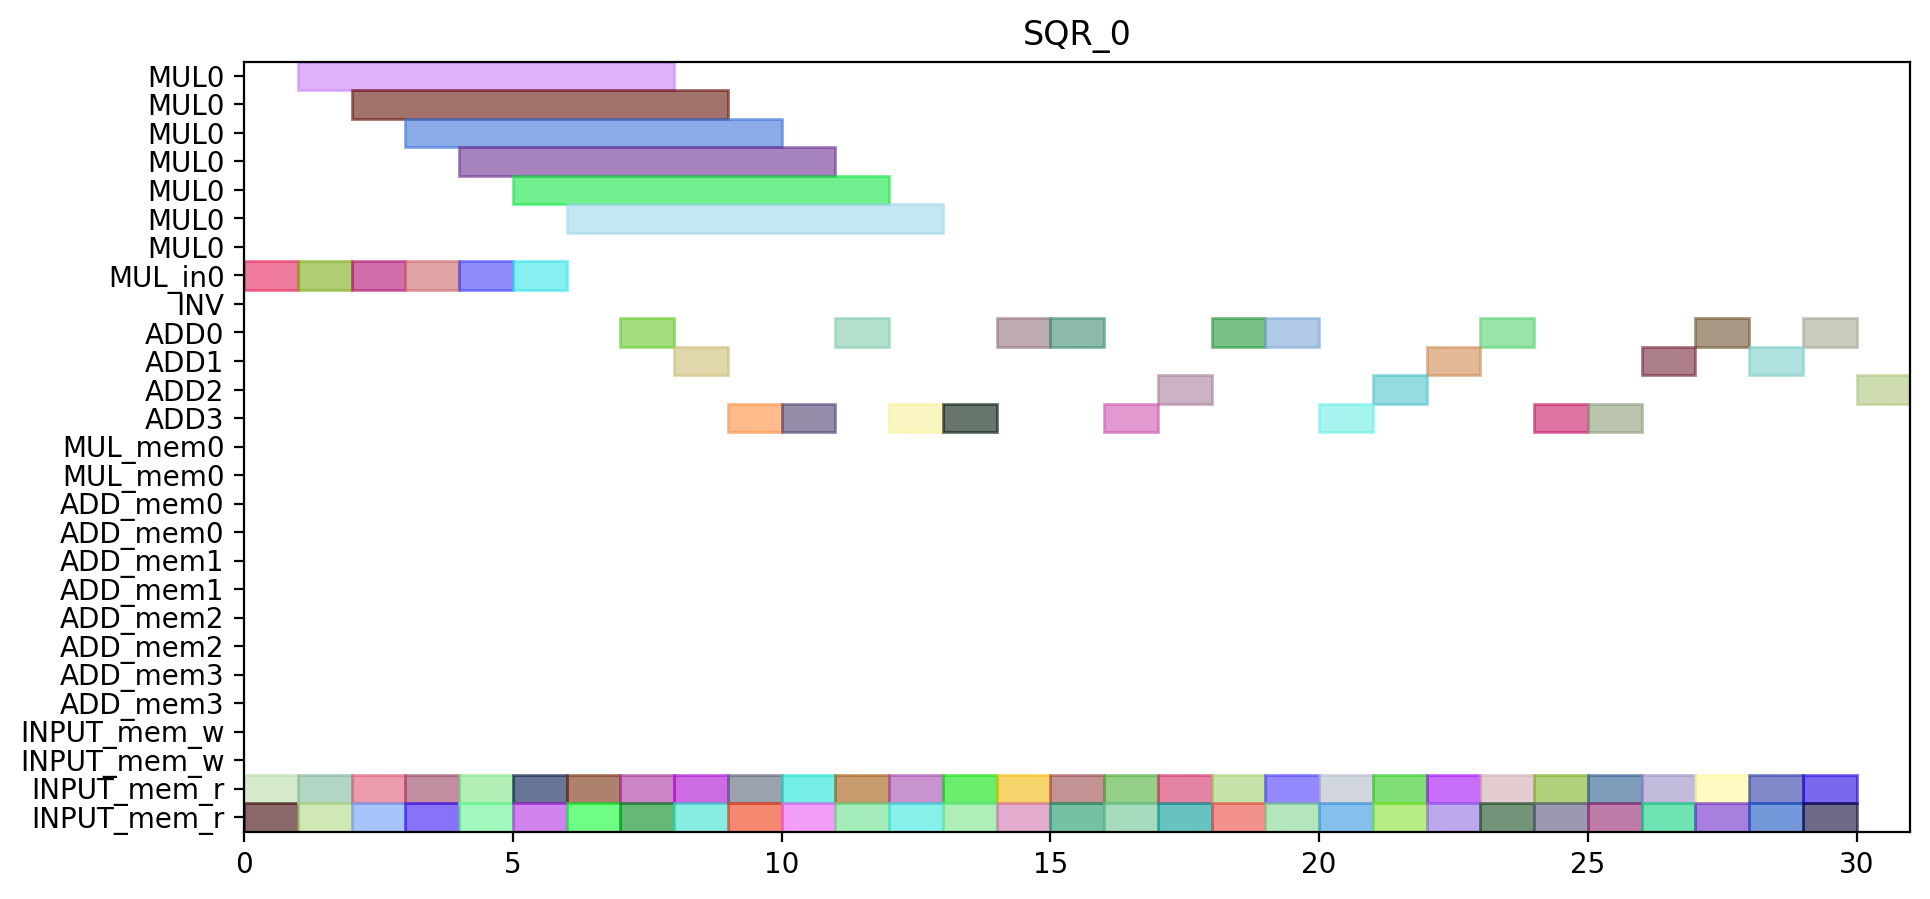

Recreate this plot in Python.
from pyschedule import Scenario, solvers, plotters, alt


def solve():
	horizon = 90
	S = Scenario("SQR_0", horizon=horizon)

	# resource
	MUL = S.Resources('MUL', num=1, size=7)
	MUL_in = S.Resources('MUL_in', num=1)
	INV = S.Resource('INV')
	ADD = S.Resources('ADD', num=4, periods=range(1, horizon))
	MUL_mem = S.Resources('MUL_mem', num=1, size=2)
	ADD_mem = S.Resources('ADD_mem', num=4, size=2)
	INPUT_mem_w = S.Resource('INPUT_mem_w', size=2)
	INPUT_mem_r = S.Resource('INPUT_mem_r', size=2)

	# result of previous scheduling

	# new tasks
	c_t0_a1_0 = S.Task('c_t0_a1_0', length=1, delay_cost=1)
	c_t0_a1_0 += alt(ADD)

	c_t0_a1_0_mem0 = S.Task('c_t0_a1_0_mem0', length=1, delay_cost=1)
	c_t0_a1_0_mem0 += INPUT_mem_r
	S += c_t0_a1_0_mem0 <= c_t0_a1_0

	c_t0_a1_0_mem1 = S.Task('c_t0_a1_0_mem1', length=1, delay_cost=1)
	c_t0_a1_0_mem1 += INPUT_mem_r
	S += c_t0_a1_0_mem1 <= c_t0_a1_0

	c_t0_a1_1 = S.Task('c_t0_a1_1', length=1, delay_cost=1)
	c_t0_a1_1 += alt(ADD)

	c_t0_a1_1_mem0 = S.Task('c_t0_a1_1_mem0', length=1, delay_cost=1)
	c_t0_a1_1_mem0 += INPUT_mem_r
	S += c_t0_a1_1_mem0 <= c_t0_a1_1

	c_t0_a1_1_mem1 = S.Task('c_t0_a1_1_mem1', length=1, delay_cost=1)
	c_t0_a1_1_mem1 += INPUT_mem_r
	S += c_t0_a1_1_mem1 <= c_t0_a1_1

	c_t0_t10 = S.Task('c_t0_t10', length=1, delay_cost=1)
	c_t0_t10 += alt(ADD)

	c_t0_t10_mem0 = S.Task('c_t0_t10_mem0', length=1, delay_cost=1)
	c_t0_t10_mem0 += INPUT_mem_r
	S += c_t0_t10_mem0 <= c_t0_t10

	c_t0_t10_mem1 = S.Task('c_t0_t10_mem1', length=1, delay_cost=1)
	c_t0_t10_mem1 += INPUT_mem_r
	S += c_t0_t10_mem1 <= c_t0_t10

	c_t0_t11 = S.Task('c_t0_t11', length=1, delay_cost=1)
	c_t0_t11 += alt(ADD)

	c_t0_t11_mem0 = S.Task('c_t0_t11_mem0', length=1, delay_cost=1)
	c_t0_t11_mem0 += INPUT_mem_r
	S += c_t0_t11_mem0 <= c_t0_t11

	c_t0_t11_mem1 = S.Task('c_t0_t11_mem1', length=1, delay_cost=1)
	c_t0_t11_mem1 += INPUT_mem_r
	S += c_t0_t11_mem1 <= c_t0_t11

	c_t0_t3_t0_in = S.Task('c_t0_t3_t0_in', length=1, delay_cost=1)
	c_t0_t3_t0_in += alt(MUL_in)
	c_t0_t3_t0 = S.Task('c_t0_t3_t0', length=7, delay_cost=1)
	c_t0_t3_t0 += alt(MUL)
	S += c_t0_t3_t0>=c_t0_t3_t0_in

	c_t0_t3_t0_mem0 = S.Task('c_t0_t3_t0_mem0', length=1, delay_cost=1)
	c_t0_t3_t0_mem0 += INPUT_mem_r
	S += c_t0_t3_t0_mem0 <= c_t0_t3_t0

	c_t0_t3_t0_mem1 = S.Task('c_t0_t3_t0_mem1', length=1, delay_cost=1)
	c_t0_t3_t0_mem1 += INPUT_mem_r
	S += c_t0_t3_t0_mem1 <= c_t0_t3_t0

	c_t0_t3_t1_in = S.Task('c_t0_t3_t1_in', length=1, delay_cost=1)
	c_t0_t3_t1_in += alt(MUL_in)
	c_t0_t3_t1 = S.Task('c_t0_t3_t1', length=7, delay_cost=1)
	c_t0_t3_t1 += alt(MUL)
	S += c_t0_t3_t1>=c_t0_t3_t1_in

	c_t0_t3_t1_mem0 = S.Task('c_t0_t3_t1_mem0', length=1, delay_cost=1)
	c_t0_t3_t1_mem0 += INPUT_mem_r
	S += c_t0_t3_t1_mem0 <= c_t0_t3_t1

	c_t0_t3_t1_mem1 = S.Task('c_t0_t3_t1_mem1', length=1, delay_cost=1)
	c_t0_t3_t1_mem1 += INPUT_mem_r
	S += c_t0_t3_t1_mem1 <= c_t0_t3_t1

	c_t0_t3_t2 = S.Task('c_t0_t3_t2', length=1, delay_cost=1)
	c_t0_t3_t2 += alt(ADD)

	c_t0_t3_t2_mem0 = S.Task('c_t0_t3_t2_mem0', length=1, delay_cost=1)
	c_t0_t3_t2_mem0 += INPUT_mem_r
	S += c_t0_t3_t2_mem0 <= c_t0_t3_t2

	c_t0_t3_t2_mem1 = S.Task('c_t0_t3_t2_mem1', length=1, delay_cost=1)
	c_t0_t3_t2_mem1 += INPUT_mem_r
	S += c_t0_t3_t2_mem1 <= c_t0_t3_t2

	c_t0_t3_t3 = S.Task('c_t0_t3_t3', length=1, delay_cost=1)
	c_t0_t3_t3 += alt(ADD)

	c_t0_t3_t3_mem0 = S.Task('c_t0_t3_t3_mem0', length=1, delay_cost=1)
	c_t0_t3_t3_mem0 += INPUT_mem_r
	S += c_t0_t3_t3_mem0 <= c_t0_t3_t3

	c_t0_t3_t3_mem1 = S.Task('c_t0_t3_t3_mem1', length=1, delay_cost=1)
	c_t0_t3_t3_mem1 += INPUT_mem_r
	S += c_t0_t3_t3_mem1 <= c_t0_t3_t3

	c_t1_a1_0 = S.Task('c_t1_a1_0', length=1, delay_cost=1)
	c_t1_a1_0 += alt(ADD)

	c_t1_a1_0_mem0 = S.Task('c_t1_a1_0_mem0', length=1, delay_cost=1)
	c_t1_a1_0_mem0 += INPUT_mem_r
	S += c_t1_a1_0_mem0 <= c_t1_a1_0

	c_t1_a1_0_mem1 = S.Task('c_t1_a1_0_mem1', length=1, delay_cost=1)
	c_t1_a1_0_mem1 += INPUT_mem_r
	S += c_t1_a1_0_mem1 <= c_t1_a1_0

	c_t1_a1_1 = S.Task('c_t1_a1_1', length=1, delay_cost=1)
	c_t1_a1_1 += alt(ADD)

	c_t1_a1_1_mem0 = S.Task('c_t1_a1_1_mem0', length=1, delay_cost=1)
	c_t1_a1_1_mem0 += INPUT_mem_r
	S += c_t1_a1_1_mem0 <= c_t1_a1_1

	c_t1_a1_1_mem1 = S.Task('c_t1_a1_1_mem1', length=1, delay_cost=1)
	c_t1_a1_1_mem1 += INPUT_mem_r
	S += c_t1_a1_1_mem1 <= c_t1_a1_1

	c_t1_t10 = S.Task('c_t1_t10', length=1, delay_cost=1)
	c_t1_t10 += alt(ADD)

	c_t1_t10_mem0 = S.Task('c_t1_t10_mem0', length=1, delay_cost=1)
	c_t1_t10_mem0 += INPUT_mem_r
	S += c_t1_t10_mem0 <= c_t1_t10

	c_t1_t10_mem1 = S.Task('c_t1_t10_mem1', length=1, delay_cost=1)
	c_t1_t10_mem1 += INPUT_mem_r
	S += c_t1_t10_mem1 <= c_t1_t10

	c_t1_t11 = S.Task('c_t1_t11', length=1, delay_cost=1)
	c_t1_t11 += alt(ADD)

	c_t1_t11_mem0 = S.Task('c_t1_t11_mem0', length=1, delay_cost=1)
	c_t1_t11_mem0 += INPUT_mem_r
	S += c_t1_t11_mem0 <= c_t1_t11

	c_t1_t11_mem1 = S.Task('c_t1_t11_mem1', length=1, delay_cost=1)
	c_t1_t11_mem1 += INPUT_mem_r
	S += c_t1_t11_mem1 <= c_t1_t11

	c_t1_t3_t0_in = S.Task('c_t1_t3_t0_in', length=1, delay_cost=1)
	c_t1_t3_t0_in += alt(MUL_in)
	c_t1_t3_t0 = S.Task('c_t1_t3_t0', length=7, delay_cost=1)
	c_t1_t3_t0 += alt(MUL)
	S += c_t1_t3_t0>=c_t1_t3_t0_in

	c_t1_t3_t0_mem0 = S.Task('c_t1_t3_t0_mem0', length=1, delay_cost=1)
	c_t1_t3_t0_mem0 += INPUT_mem_r
	S += c_t1_t3_t0_mem0 <= c_t1_t3_t0

	c_t1_t3_t0_mem1 = S.Task('c_t1_t3_t0_mem1', length=1, delay_cost=1)
	c_t1_t3_t0_mem1 += INPUT_mem_r
	S += c_t1_t3_t0_mem1 <= c_t1_t3_t0

	c_t1_t3_t1_in = S.Task('c_t1_t3_t1_in', length=1, delay_cost=1)
	c_t1_t3_t1_in += alt(MUL_in)
	c_t1_t3_t1 = S.Task('c_t1_t3_t1', length=7, delay_cost=1)
	c_t1_t3_t1 += alt(MUL)
	S += c_t1_t3_t1>=c_t1_t3_t1_in

	c_t1_t3_t1_mem0 = S.Task('c_t1_t3_t1_mem0', length=1, delay_cost=1)
	c_t1_t3_t1_mem0 += INPUT_mem_r
	S += c_t1_t3_t1_mem0 <= c_t1_t3_t1

	c_t1_t3_t1_mem1 = S.Task('c_t1_t3_t1_mem1', length=1, delay_cost=1)
	c_t1_t3_t1_mem1 += INPUT_mem_r
	S += c_t1_t3_t1_mem1 <= c_t1_t3_t1

	c_t1_t3_t2 = S.Task('c_t1_t3_t2', length=1, delay_cost=1)
	c_t1_t3_t2 += alt(ADD)

	c_t1_t3_t2_mem0 = S.Task('c_t1_t3_t2_mem0', length=1, delay_cost=1)
	c_t1_t3_t2_mem0 += INPUT_mem_r
	S += c_t1_t3_t2_mem0 <= c_t1_t3_t2

	c_t1_t3_t2_mem1 = S.Task('c_t1_t3_t2_mem1', length=1, delay_cost=1)
	c_t1_t3_t2_mem1 += INPUT_mem_r
	S += c_t1_t3_t2_mem1 <= c_t1_t3_t2

	c_t1_t3_t3 = S.Task('c_t1_t3_t3', length=1, delay_cost=1)
	c_t1_t3_t3 += alt(ADD)

	c_t1_t3_t3_mem0 = S.Task('c_t1_t3_t3_mem0', length=1, delay_cost=1)
	c_t1_t3_t3_mem0 += INPUT_mem_r
	S += c_t1_t3_t3_mem0 <= c_t1_t3_t3

	c_t1_t3_t3_mem1 = S.Task('c_t1_t3_t3_mem1', length=1, delay_cost=1)
	c_t1_t3_t3_mem1 += INPUT_mem_r
	S += c_t1_t3_t3_mem1 <= c_t1_t3_t3

	c_t2_a1_0 = S.Task('c_t2_a1_0', length=1, delay_cost=1)
	c_t2_a1_0 += alt(ADD)

	c_t2_a1_0_mem0 = S.Task('c_t2_a1_0_mem0', length=1, delay_cost=1)
	c_t2_a1_0_mem0 += INPUT_mem_r
	S += c_t2_a1_0_mem0 <= c_t2_a1_0

	c_t2_a1_0_mem1 = S.Task('c_t2_a1_0_mem1', length=1, delay_cost=1)
	c_t2_a1_0_mem1 += INPUT_mem_r
	S += c_t2_a1_0_mem1 <= c_t2_a1_0

	c_t2_a1_1 = S.Task('c_t2_a1_1', length=1, delay_cost=1)
	c_t2_a1_1 += alt(ADD)

	c_t2_a1_1_mem0 = S.Task('c_t2_a1_1_mem0', length=1, delay_cost=1)
	c_t2_a1_1_mem0 += INPUT_mem_r
	S += c_t2_a1_1_mem0 <= c_t2_a1_1

	c_t2_a1_1_mem1 = S.Task('c_t2_a1_1_mem1', length=1, delay_cost=1)
	c_t2_a1_1_mem1 += INPUT_mem_r
	S += c_t2_a1_1_mem1 <= c_t2_a1_1

	c_t2_t10 = S.Task('c_t2_t10', length=1, delay_cost=1)
	c_t2_t10 += alt(ADD)

	c_t2_t10_mem0 = S.Task('c_t2_t10_mem0', length=1, delay_cost=1)
	c_t2_t10_mem0 += INPUT_mem_r
	S += c_t2_t10_mem0 <= c_t2_t10

	c_t2_t10_mem1 = S.Task('c_t2_t10_mem1', length=1, delay_cost=1)
	c_t2_t10_mem1 += INPUT_mem_r
	S += c_t2_t10_mem1 <= c_t2_t10

	c_t2_t11 = S.Task('c_t2_t11', length=1, delay_cost=1)
	c_t2_t11 += alt(ADD)

	c_t2_t11_mem0 = S.Task('c_t2_t11_mem0', length=1, delay_cost=1)
	c_t2_t11_mem0 += INPUT_mem_r
	S += c_t2_t11_mem0 <= c_t2_t11

	c_t2_t11_mem1 = S.Task('c_t2_t11_mem1', length=1, delay_cost=1)
	c_t2_t11_mem1 += INPUT_mem_r
	S += c_t2_t11_mem1 <= c_t2_t11

	c_t2_t3_t0_in = S.Task('c_t2_t3_t0_in', length=1, delay_cost=1)
	c_t2_t3_t0_in += alt(MUL_in)
	c_t2_t3_t0 = S.Task('c_t2_t3_t0', length=7, delay_cost=1)
	c_t2_t3_t0 += alt(MUL)
	S += c_t2_t3_t0>=c_t2_t3_t0_in

	c_t2_t3_t0_mem0 = S.Task('c_t2_t3_t0_mem0', length=1, delay_cost=1)
	c_t2_t3_t0_mem0 += INPUT_mem_r
	S += c_t2_t3_t0_mem0 <= c_t2_t3_t0

	c_t2_t3_t0_mem1 = S.Task('c_t2_t3_t0_mem1', length=1, delay_cost=1)
	c_t2_t3_t0_mem1 += INPUT_mem_r
	S += c_t2_t3_t0_mem1 <= c_t2_t3_t0

	c_t2_t3_t1_in = S.Task('c_t2_t3_t1_in', length=1, delay_cost=1)
	c_t2_t3_t1_in += alt(MUL_in)
	c_t2_t3_t1 = S.Task('c_t2_t3_t1', length=7, delay_cost=1)
	c_t2_t3_t1 += alt(MUL)
	S += c_t2_t3_t1>=c_t2_t3_t1_in

	c_t2_t3_t1_mem0 = S.Task('c_t2_t3_t1_mem0', length=1, delay_cost=1)
	c_t2_t3_t1_mem0 += INPUT_mem_r
	S += c_t2_t3_t1_mem0 <= c_t2_t3_t1

	c_t2_t3_t1_mem1 = S.Task('c_t2_t3_t1_mem1', length=1, delay_cost=1)
	c_t2_t3_t1_mem1 += INPUT_mem_r
	S += c_t2_t3_t1_mem1 <= c_t2_t3_t1

	c_t2_t3_t2 = S.Task('c_t2_t3_t2', length=1, delay_cost=1)
	c_t2_t3_t2 += alt(ADD)

	c_t2_t3_t2_mem0 = S.Task('c_t2_t3_t2_mem0', length=1, delay_cost=1)
	c_t2_t3_t2_mem0 += INPUT_mem_r
	S += c_t2_t3_t2_mem0 <= c_t2_t3_t2

	c_t2_t3_t2_mem1 = S.Task('c_t2_t3_t2_mem1', length=1, delay_cost=1)
	c_t2_t3_t2_mem1 += INPUT_mem_r
	S += c_t2_t3_t2_mem1 <= c_t2_t3_t2

	c_t2_t3_t3 = S.Task('c_t2_t3_t3', length=1, delay_cost=1)
	c_t2_t3_t3 += alt(ADD)

	c_t2_t3_t3_mem0 = S.Task('c_t2_t3_t3_mem0', length=1, delay_cost=1)
	c_t2_t3_t3_mem0 += INPUT_mem_r
	S += c_t2_t3_t3_mem0 <= c_t2_t3_t3

	c_t2_t3_t3_mem1 = S.Task('c_t2_t3_t3_mem1', length=1, delay_cost=1)
	c_t2_t3_t3_mem1 += INPUT_mem_r
	S += c_t2_t3_t3_mem1 <= c_t2_t3_t3

	c_t3000 = S.Task('c_t3000', length=1, delay_cost=1)
	c_t3000 += alt(ADD)

	c_t3000_mem0 = S.Task('c_t3000_mem0', length=1, delay_cost=1)
	c_t3000_mem0 += INPUT_mem_r
	S += c_t3000_mem0 <= c_t3000

	c_t3000_mem1 = S.Task('c_t3000_mem1', length=1, delay_cost=1)
	c_t3000_mem1 += INPUT_mem_r
	S += c_t3000_mem1 <= c_t3000

	c_t3001 = S.Task('c_t3001', length=1, delay_cost=1)
	c_t3001 += alt(ADD)

	c_t3001_mem0 = S.Task('c_t3001_mem0', length=1, delay_cost=1)
	c_t3001_mem0 += INPUT_mem_r
	S += c_t3001_mem0 <= c_t3001

	c_t3001_mem1 = S.Task('c_t3001_mem1', length=1, delay_cost=1)
	c_t3001_mem1 += INPUT_mem_r
	S += c_t3001_mem1 <= c_t3001

	c_t3010 = S.Task('c_t3010', length=1, delay_cost=1)
	c_t3010 += alt(ADD)

	c_t3010_mem0 = S.Task('c_t3010_mem0', length=1, delay_cost=1)
	c_t3010_mem0 += INPUT_mem_r
	S += c_t3010_mem0 <= c_t3010

	c_t3010_mem1 = S.Task('c_t3010_mem1', length=1, delay_cost=1)
	c_t3010_mem1 += INPUT_mem_r
	S += c_t3010_mem1 <= c_t3010

	c_t3011 = S.Task('c_t3011', length=1, delay_cost=1)
	c_t3011 += alt(ADD)

	c_t3011_mem0 = S.Task('c_t3011_mem0', length=1, delay_cost=1)
	c_t3011_mem0 += INPUT_mem_r
	S += c_t3011_mem0 <= c_t3011

	c_t3011_mem1 = S.Task('c_t3011_mem1', length=1, delay_cost=1)
	c_t3011_mem1 += INPUT_mem_r
	S += c_t3011_mem1 <= c_t3011

	c_t4000 = S.Task('c_t4000', length=1, delay_cost=1)
	c_t4000 += alt(ADD)

	c_t4000_mem0 = S.Task('c_t4000_mem0', length=1, delay_cost=1)
	c_t4000_mem0 += INPUT_mem_r
	S += c_t4000_mem0 <= c_t4000

	c_t4000_mem1 = S.Task('c_t4000_mem1', length=1, delay_cost=1)
	c_t4000_mem1 += INPUT_mem_r
	S += c_t4000_mem1 <= c_t4000

	c_t4001 = S.Task('c_t4001', length=1, delay_cost=1)
	c_t4001 += alt(ADD)

	c_t4001_mem0 = S.Task('c_t4001_mem0', length=1, delay_cost=1)
	c_t4001_mem0 += INPUT_mem_r
	S += c_t4001_mem0 <= c_t4001

	c_t4001_mem1 = S.Task('c_t4001_mem1', length=1, delay_cost=1)
	c_t4001_mem1 += INPUT_mem_r
	S += c_t4001_mem1 <= c_t4001

	solvers.mip.solve(S,msg=1,kind='CPLEX',ratio_gap=1.01)

	solution = [['hoge']*len(S.solution()[1]) for i in range(len(S.solution()))]
	for i in range(len(S.solution())):
		for j in range(len(S.solution()[i])):
			solution[i][j]=str(S.solution()[i][j])
	print(solution)

	cycles = int(solution[-1][3])

	pic_file_name = "/home/mfukuda/pairing_automation_design2/bls12-446/scheduling/SQR_mul1_add4/SQR_0.png"
	if(S.solution() != []):
		plotters.matplotlib.plot(S,img_filename=pic_file_name, vertical_text=True, fig_size=(cycles*0.25+3, 5), show_task_labels=False)

	return solution
